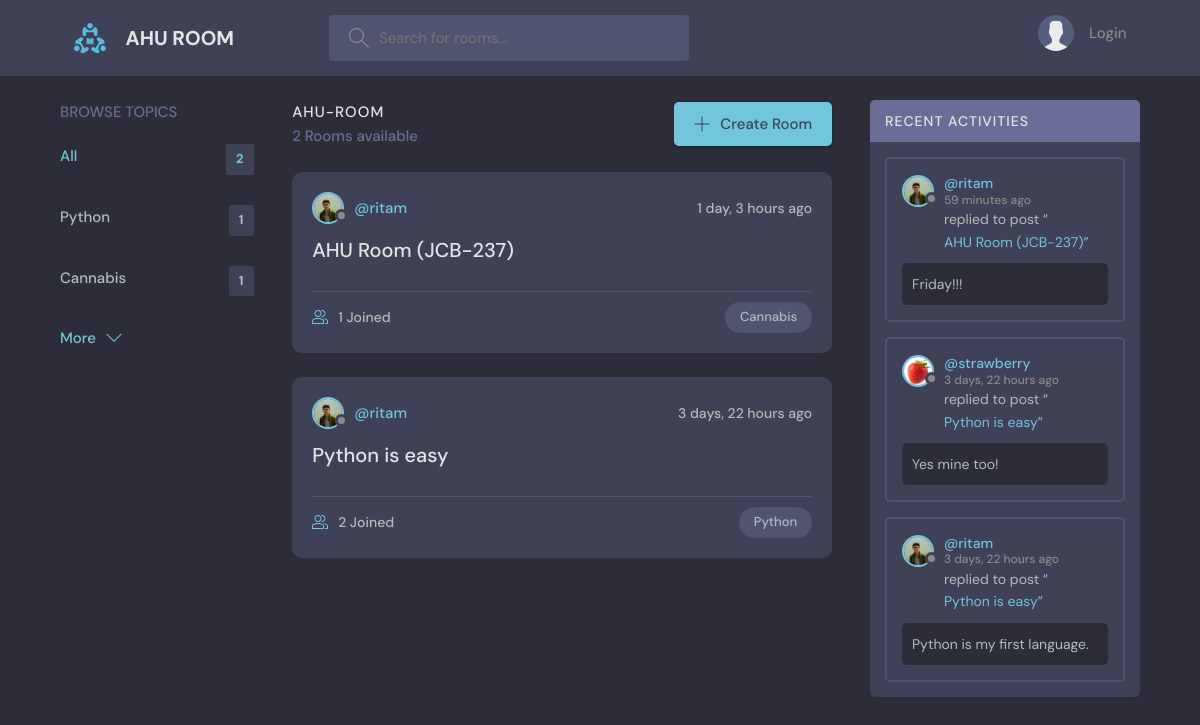
The page / on the database its author committed.
### base/models.py (models this page shows, shortened)
class Topic(models.Model):
    name = models.CharField(max_length=200)

class Room(models.Model):
    host = models.ForeignKey(User, on_delete=models.SET_NULL, null=True)
    topic = models.ForeignKey(Topic, on_delete=models.SET_NULL, null=True)
    name = models.CharField(max_length=200)
    description = models.TextField(null=True, blank=True)
    participants = models.ManyToManyField(User, related_name='participants', blank=True)
    updated = models.DateTimeField(auto_now=True)
    created = models.DateTimeField(auto_now_add=True)
    class Meta:
        ordering = ['-updated', '-created']
    def __str__(self):
        return self.name

class User(AbstractUser):
    name = models.CharField(max_length=200, null=True)
    email = models.EmailField(unique=True, null=True)
    bio = models.TextField(null=True)
    avatar = models.ImageField(null=True, default="avatar.svg")
    USERNAME_FIELD = 'email'
    REQUIRED_FIELDS = []

class Message(models.Model):
    user = models.ForeignKey(User, on_delete=models.CASCADE)
    room = models.ForeignKey(Room, on_delete=models.CASCADE)
    body = models.TextField()
    updated = models.DateTimeField(auto_now=True)
    created = models.DateTimeField(auto_now_add=True)
    class Meta:
        ordering = ['-updated', '-created']

### base/views.py (the view)
# urls.py: 2. Add a URL to urlpatterns:  path('', views.home, name='home')
def home(request):
    q = request.GET.get('q') if request.GET.get('q') != None else ''
    rooms = Room.objects.filter(
        Q(topic__name__icontains=q) |
        Q(name__icontains=q) |
        Q(description__icontains=q)
        )
    topics = Topic.objects.all()[0:5]
    room_count = rooms.count()
    room_messages = Message.objects.filter(
        Q(room__topic__name__icontains=q)
    )
    context = {'rooms':rooms, 'topics':topics, 'room_count':room_count, 'room_messages':room_messages}
    return render(request, 'base/home.html', context)

### base/templates/base/home.html (shortened to what this page needs)
{% extends 'main.html' %}
{% block content %}
<main class="layout layout--3">
  <div class="container">
    {% include 'base/topics_component.html' %}
    <div class="roomList">
      <div class="roomList__header">
        <div>
          <h2>AHU-Room</h2>
          <p>{{ room_count }} Rooms available</p>
        </div>
        <a class="btn btn--main" href="{% url 'create-room' %}">
          <svg version="1.1" xmlns="http://www.w3.org/2000/svg" width="32" height="32" viewBox="0 0 32 32">
            <title>add</title>
            <path
              d="M16.943 0.943h-1.885v14.115h-14.115v1.885h14.115v14.115h1.885v-14.115h14.115v-1.885h-14.115v-14.115z"
            ></path>
          </svg>
          Create Room
        </a>
      </div>
      {% include 'base/feed_component.html' %}
    </div>
    {% include 'base/activity_component.html' %}
  </div>
</main>
{% endblock %}

### base/templates/base/topics_component.html
<div class="topics">
    <div class="topics__header">
      <h2>Browse Topics</h2>
    </div>
    <ul class="topics__list">
        <li>
            <a href="{% url 'home' %}" class="active">All <span>{{ topics.count }}</span></a>
        </li>
        {% for topic in topics %}
            <li>
                <a href="{% url 'home' %}?q={{topic.name}}">{{ topic.name }}<span>{{ topic.room_set.all.count }}</span></a>
            </li>
        {% endfor %}
    </ul>
    <a class="btn btn--link" href="{% url 'topics' %}">
        More
        <svg version="1.1" xmlns="http://www.w3.org/2000/svg" width="32" height="32" viewBox="0 0 32 32">
            <title>chevron-down</title>
            <path d="M16 21l-13-13h-3l16 16 16-16h-3l-13 13z"></path>
        </svg>
    </a>
</div>

### base/templates/base/feed_component.html (shortened to what this page needs)
{% for room in rooms %}
<div class="roomListRoom">
    <div class="roomListRoom__header">
        <a href="{% url 'user-profile' room.host.id %}" class="roomListRoom__author">
            <div class="avatar avatar--small">
                <img src="{{ room.host.avatar.url }}" />
            </div>
            <span>@{{ room.host.username }}</span>
        </a>
        <div class="roomListRoom__actions">
            <span>{{ room.created|timesince }} ago</span>
        </div>
    </div>
    <div class="roomListRoom__content">
        <a href="{% url 'room' room.id %}">{{ room.name }}</a>
    </div>
    <div class="roomListRoom__meta">
        <a href="{% url 'room' room.id %}" class="roomListRoom__joined">
            {{ room.participants.all.count }} Joined
        </a>
        <p class="roomListRoom__topic">{{ room.topic.name }}</p>
    </div>
</div>
{% endfor %}

### base/templates/base/activity_component.html (shortened to what this page needs)
<div class="activities">
    <div class="activities__header">
      <h2>Recent Activities</h2>
    </div>
    {% for message in room_messages %}
    <div class="activities__box">
      <div class="activities__boxHeader roomListRoom__header">
        <a href="{% url 'user-profile' message.user.id %}" class="roomListRoom__author">
          <div class="avatar avatar--small">
            <img src="{{ message.user.avatar.url }}" />
          </div>
          <p>
            @{{ message.user.username }}
            <span>{{ message.created|timesince }} ago</span>
          </p>
        </a>
      </div>
      <div class="activities__boxContent">
        <p>replied to post “<a href="{% url 'room' message.room.id %}">{{ message.room }}</a>”</p>
        <div class="activities__boxRoomContent">
            {{ message.body }}
        </div>
      </div>
    </div>
    {% endfor %}
</div>

### rows shown on the page
Topic: name "Python", room_set.all.count "1"
Topic: name "Cannabis", room_set.all.count "1"
Room: host.avatar (picture), host.username "ritam", created "1 day, 3 hours", name "AHU Room (JCB-237)", participants.all.count "1", topic.name "Cannabis"
Room: host.avatar (picture), host.username "ritam", created "3 days, 22 hours", name "Python is easy", participants.all.count "2", topic.name "Python"
Message: user.avatar (picture), user.username "ritam", created "59 minutes", room "AHU Room (JCB-237)", body "Friday!!!"
Message: user.avatar (picture), user.username "strawberry", created "3 days, 22 hours", room "Python is easy", body "Yes mine too!"
Message: user.avatar (picture), user.username "ritam", created "3 days, 22 hours", room "Python is easy", body "Python is my first language."

### other values the page prints
{{ topics.count }} "2"
{{ room_count }} "2"
